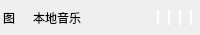
<?xml version="1.0" encoding="UTF-8"?>
<ui version="4.0">
 <class>BtForm</class>
 <widget class="QWidget" name="BtForm">
  <property name="geometry">
   <rect>
    <x>0</x>
    <y>0</y>
    <width>200</width>
    <height>35</height>
   </rect>
  </property>
  <property name="windowTitle">
   <string>Form</string>
  </property>
  <layout class="QHBoxLayout" name="horizontalLayout">
   <property name="spacing">
    <number>0</number>
   </property>
   <property name="leftMargin">
    <number>0</number>
   </property>
   <property name="topMargin">
    <number>0</number>
   </property>
   <property name="rightMargin">
    <number>0</number>
   </property>
   <property name="bottomMargin">
    <number>0</number>
   </property>
   <item>
    <widget class="QWidget" name="btStyle" native="true">
     <property name="styleSheet">
      <string notr="true">
#btStyle{
	background-image: center center;
}</string>
     </property>
     <layout class="QHBoxLayout" name="horizontalLayout_3">
      <property name="spacing">
       <number>0</number>
      </property>
      <property name="leftMargin">
       <number>3</number>
      </property>
      <property name="topMargin">
       <number>0</number>
      </property>
      <property name="rightMargin">
       <number>0</number>
      </property>
      <property name="bottomMargin">
       <number>0</number>
      </property>
      <item>
       <widget class="QLabel" name="btIcon">
        <property name="minimumSize">
         <size>
          <width>30</width>
          <height>0</height>
         </size>
        </property>
        <property name="maximumSize">
         <size>
          <width>30</width>
          <height>16777215</height>
         </size>
        </property>
        <property name="text">
         <string>图</string>
        </property>
       </widget>
      </item>
      <item>
       <widget class="QLabel" name="btText">
        <property name="minimumSize">
         <size>
          <width>120</width>
          <height>0</height>
         </size>
        </property>
        <property name="maximumSize">
         <size>
          <width>120</width>
          <height>16777215</height>
         </size>
        </property>
        <property name="text">
         <string>本地音乐</string>
        </property>
       </widget>
      </item>
      <item>
       <widget class="QWidget" name="lineBox" native="true">
        <property name="minimumSize">
         <size>
          <width>0</width>
          <height>15</height>
         </size>
        </property>
        <property name="maximumSize">
         <size>
          <width>16777215</width>
          <height>15</height>
         </size>
        </property>
        <property name="styleSheet">
         <string notr="true">QLabel{
	background-color: #FFFFFF;
}</string>
        </property>
        <layout class="QHBoxLayout" name="horizontalLayout_2">
         <property name="spacing">
          <number>5</number>
         </property>
         <property name="leftMargin">
          <number>0</number>
         </property>
         <property name="topMargin">
          <number>0</number>
         </property>
         <property name="rightMargin">
          <number>0</number>
         </property>
         <property name="bottomMargin">
          <number>0</number>
         </property>
         <item>
          <widget class="QLabel" name="line1">
           <property name="minimumSize">
            <size>
             <width>2</width>
             <height>0</height>
            </size>
           </property>
           <property name="maximumSize">
            <size>
             <width>2</width>
             <height>16777215</height>
            </size>
           </property>
           <property name="text">
            <string/>
           </property>
          </widget>
         </item>
         <item>
          <widget class="QLabel" name="line2">
           <property name="minimumSize">
            <size>
             <width>2</width>
             <height>0</height>
            </size>
           </property>
           <property name="maximumSize">
            <size>
             <width>2</width>
             <height>16777215</height>
            </size>
           </property>
           <property name="text">
            <string/>
           </property>
          </widget>
         </item>
         <item>
          <widget class="QLabel" name="line3">
           <property name="minimumSize">
            <size>
             <width>2</width>
             <height>0</height>
            </size>
           </property>
           <property name="maximumSize">
            <size>
             <width>2</width>
             <height>16777215</height>
            </size>
           </property>
           <property name="text">
            <string/>
           </property>
          </widget>
         </item>
         <item>
          <widget class="QLabel" name="line4">
           <property name="minimumSize">
            <size>
             <width>2</width>
             <height>0</height>
            </size>
           </property>
           <property name="maximumSize">
            <size>
             <width>2</width>
             <height>16777215</height>
            </size>
           </property>
           <property name="text">
            <string/>
           </property>
          </widget>
         </item>
        </layout>
       </widget>
      </item>
     </layout>
    </widget>
   </item>
  </layout>
 </widget>
 <resources/>
 <connections/>
</ui>
